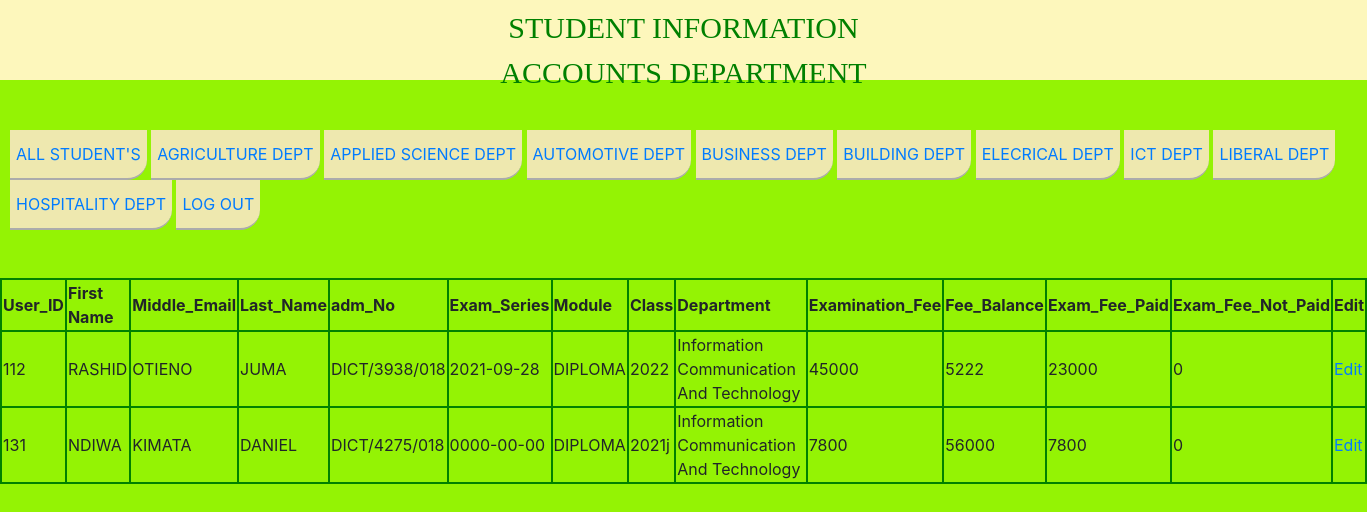
Page /viewaccounts.php on the committed database.
### tables this page shows
CREATE TABLE `tablestudent` (
  `User_ID` int(50) NOT NULL,
  `First_Name` varchar(50) NOT NULL,
  `Middle_Name` varchar(50) NOT NULL,
  `Last_Name` varchar(50) NOT NULL,
  `ADM_No` varchar(50) NOT NULL,
  `Exam_Series` date NOT NULL,
  `Mobile_Phone` varchar(10) NOT NULL,
  `Department` varchar(50) NOT NULL,
  `Module` varchar(50) NOT NULL,
  `Diploma` varchar(50) NOT NULL,
  `ID_No` varchar(50) NOT NULL,
  `Latest_Knec_Slip` varchar(50) NOT NULL,
  `Birth_Cert_No` varchar(50) NOT NULL,
  `Class` varchar(50) NOT NULL,
  `Hod_Module` varchar(5) NOT NULL,
  `Percentage_Class_Attendance` int(3) NOT NULL,
  `Examination_Fee` int(50) NOT NULL,
  `Approved` varchar(20) NOT NULL,
  `Reason_If_Not_Approved` text NOT NULL,
  `Hod_Name` varchar(50) NOT NULL,
  `Period_Checked_By_Hod` date NOT NULL,
  `Fee_Balance` int(50) NOT NULL,
  `Exam_Fee_Paid` int(50) NOT NULL,
  `Exam_Fee_Not_Paid` int(50) NOT NULL,
  `Accountant_Name` varchar(50) NOT NULL,
  `Date_Checked_By_Accountant` date DEFAULT NULL,
  `Index_No` varchar(50) NOT NULL,
  `Photo_No` varchar(50) NOT NULL,
  `Comment_By_Principal` varchar(100) NOT NULL,
  `Signa` varchar(50) NOT NULL,
  `Date_Checked_By_Principal` text NOT NULL
);

### viewaccounts.php (the view, shortened to what this page needs)
<?php
$con =mysqli_connect("localhost","root","","Kisiwa");
$query ="SELECT *FROM tablestudent where Approved='APPROVED';";
$result =mysqli_query($con,$query);
?>
<!DOCTYPE html>
<html lang="en">
<head>
    <link rel="stylesheet" a href="CSS/bootstrap.css">
    <link rel="stylesheet" type="text/css" href="student.css">
</head>
<body style="background-color:rgb(148, 243, 4)" >
<div class="Title">
         <p>STUDENT INFORMATION<BR>ACCOUNTS DEPARTMENT</p>
    </div>
    <br><br>
    <nav>
    <button><a href="viewaccounts.php">ALL STUDENT'S</a> </button>
    <button><a href="agric.php">AGRICULTURE DEPT</a> </button>
    <button><a href="app.php">APPLIED SCIENCE DEPT </a> </button>
    <button><a href="auto.php">AUTOMOTIVE DEPT </a> </button>
    <button><a href="buss.php">BUSINESS DEPT </a> </button>
    <button><a href="build.php">BUILDING DEPT </a> </button>
    <button><a href="elect.php">ELECRICAL DEPT </a> </button>
    <button><a href="ict.php">ICT DEPT </a> </button>
    <button><a href="lib.php">LIBERAL DEPT </a> </button>
    <button><a href="hos.php">HOSPITALITY DEPT </a> </button>
    <button><a href="login.html">LOG OUT</a> </button>
    </nav>
    <br><br>
                    <table >
                        <tr>
                            <th>User_ID</th>
                            <th>First Name</th>
                            <th>Middle_Email</th>
                            <th>Last_Name</th>
                            <th>adm_No</th>
                            <th>Exam_Series</th>
                            <th>Module</th>
                            <th>Class</th>
                            <th>Department</th>
                            <th>Examination_Fee</th>
                            <th>Fee_Balance</th>
                            <th>Exam_Fee_Paid</th>
                            <th>Exam_Fee_Not_Paid</th>
                            <th>Edit</th>
                        </tr>
                        <?php
                           while($row=mysqli_fetch_assoc($result)){
                               $userid =$row["User_ID"];
                               $firstname=$row['First_Name'];
                               $middlename=$row['Middle_Name'];
                               $lastname=$row['Last_Name'];
                               $admno=$row['ADM_No'];
                               $examseries=$row['Exam_Series'];
                               $phoneno=$row['Examination_Fee'];
                               $module=$row['Module'];
                               $class=$row['Class'];
                               $department=$row['Department'];
                               $feebalance=$row['Fee_Balance'];
                               $examfee=$row['Exam_Fee_Paid'];
                               $examfeenotpaid=$row['Exam_Fee_Not_Paid'];
                        ?>
                        <tr>
                            <td><?php echo $userid ?></td>
                            <td><?php echo $firstname ?></td>
                            <td><?php echo $lastname?></td>
                            <td><?php echo $middlename ?></td>
                            <td><?php echo $admno ?></td>
                            <td><?php echo $examseries ?></td>
                            <td><?php echo $module ?></td>
                            <td><?php echo $class ?></td>
                            <td><?php echo $department ?></td>
                            <td><?php echo $phoneno ?></td>
                            <td><?php echo $feebalance ?></td>
                            <td><?php echo $examfee ?></td>
                            <td><?php echo $examfeenotpaid ?></td>
                             <td><a href="accountsedit.php?GetID=<?php echo $userid?>">Edit</td>
                           </tr>
                        <?php
                           }
                        ?>
                    </table>
</body>
</html>

### student.css (style rules this page uses)
body { background-color: rgba(148, 243, 4,1.0); }
.Title { color:green; font-size: 30px; font-family: 'Times New Roman', Times, serif; background-color: rgb(253, 247, 188); margin-top: 0px; margin-bottom: 2px; text-align: center; height: 80px; width: auto; padding-top: 5px; padding-bottom: 5px; padding-bottom: 40px; }
button { border-top: none; border-left: none; border-right: none; background-color: rgb(238, 232, 175); border-bottom-right-radius:20px; color:rgb(0, 0, 2) ; height: 50PX; border-color: #ffffff; margin-left: auto; }
nav { margin-left: 10px; }

### viewaccounts.php (style rules this page uses)
table,th,td,tr { border:2px solid green; border-collapse:collapse; }

### rows in the picture
tablestudent: User_ID "112", First_Name "RASHID", Last_Name "OTIENO", Middle_Name "JUMA", ADM_No "DICT/3938/018", Exam_Series "2021-09-28", Module "DIPLOMA", Class "2022", Department "Information Communication And Technology", Examination_Fee "45000", Fee_Balance "5222", Exam_Fee_Paid "23000", Exam_Fee_Not_Paid "0"
tablestudent: User_ID "131", First_Name "NDIWA", Last_Name "KIMATA", Middle_Name "DANIEL", ADM_No "DICT/4275/018", Exam_Series "0000-00-00", Module "DIPLOMA", Class "2021j", Department "Information Communication And Technology", Examination_Fee "7800", Fee_Balance "56000", Exam_Fee_Paid "7800", Exam_Fee_Not_Paid "0"
